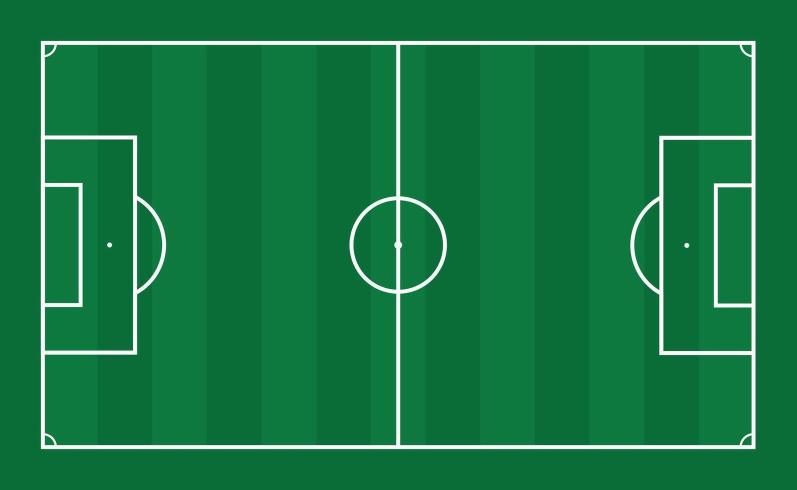
#> input picture tracking_data/pitch_reference.jpg, 1593 x 980 px, given in place of 08fd33_4.mp4, which was not available (shown at 1/2 size)
$ python generate_heatmap.py
#> lines starting #> are read from the running program, lines starting #| are printed output that depends on the picture; after the words box and inside, x2 and y2 are one past the last pixel; in counts of white or black regions, pixels touching at a corner belong together
import cv2
import numpy as np
import os

# === Settings ===
VIDEO_PATH = "input_videos/08fd33_4.mp4"   # change if needed
OUT_HEATMAP = "output_videos/player_heatmap.jpg"
OUT_OVERLAY = "output_videos/player_heatmap_overlay.jpg"  # optional overlay on first frame
SCALE = 8                # pixels per meter for bird-eye image (tweak for size/detail)
BG_SAMPLES = 8           # how many frames to sample to build median background
HEATMAP_SAMPLES = 120    # how many frames to sample across the video to build heatmap
BLUR_KSIZE = (15, 15)    # smoothing kernel on final heatmap
DIFF_THRESH = 30         # threshold for motion detection (gray diff -> mask)
MIN_FRAME_READ = 20      # fallback minimum number of samples
# ==================

os.makedirs(os.path.dirname(OUT_HEATMAP), exist_ok=True)

cap = cv2.VideoCapture(VIDEO_PATH)
if not cap.isOpened():
    raise RuntimeError(f"Cannot open video: {VIDEO_PATH}")

frame_count = int(cap.get(cv2.CAP_PROP_FRAME_COUNT) or 0)
fps = cap.get(cv2.CAP_PROP_FPS) or 25.0
ret, first_frame = cap.read()
#> first_frame is the input picture: shape (980, 1593, 3); mean B, G, R 66.8, 119.6, 22
if not ret:
    cap.release()
    raise RuntimeError("Failed to read first frame")

h, w = first_frame.shape[:2]
#> h = 980; w = 1593

# === Homography (from your ViewTransformer earlier) ===
src_pts = np.array([
    [110, 1035],
    [265, 275],
    [910, 260],
    [1640, 915]
], dtype=np.float32)

# pitch dimensions used previously
court_width_m = 68.0
court_length_m = 23.32

dst_w = int(court_width_m * SCALE)
dst_h = int(court_length_m * SCALE)

dst_pts = np.array([
    [0, dst_h],
    [0, 0],
    [dst_w, 0],
    [dst_w, dst_h]
], dtype=np.float32)

M = cv2.getPerspectiveTransform(src_pts, dst_pts)
heatmap_accum = np.zeros((dst_h, dst_w), dtype=np.float32)

# Build median background from a few samples
num_bg_samples = max(3, min(BG_SAMPLES, frame_count))
bg_indices = np.linspace(0, max(0, frame_count - 1), num=num_bg_samples, dtype=int)
bg_frames = []
for idx in bg_indices:
    cap.set(cv2.CAP_PROP_POS_FRAMES, int(idx))
    ok, f = cap.read()
    if not ok:
        continue
    gray = cv2.cvtColor(f, cv2.COLOR_BGR2GRAY)
    bg_frames.append(gray)
#> this loop made 3 passes
#> pass 1, `gray = cv2.cvtColor(f, cv2.COLOR_BGR2GRAY)`:
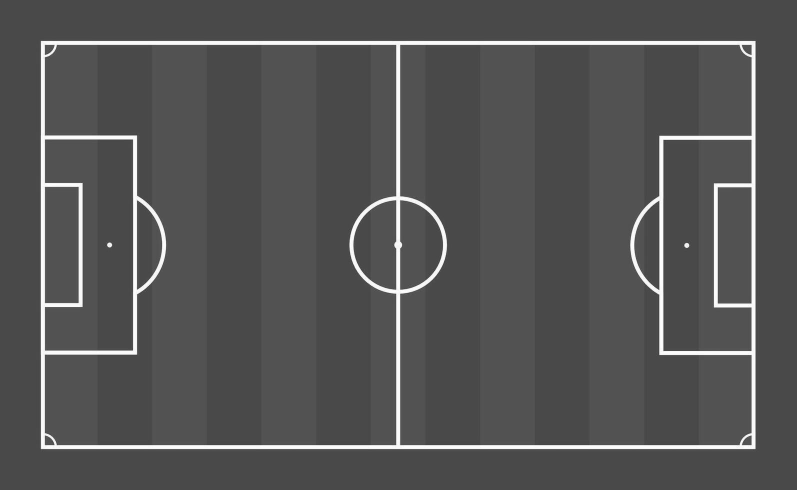
#> gray: shape (980, 1593) (shown at 1/2 size); min 32, max 255, mean 84.3
#> after the loop, bg_frames = 3 items
if not bg_frames:
    cap.release()
    raise RuntimeError("Couldn't collect background frames")

bg_median = np.median(np.stack(bg_frames, axis=0), axis=0).astype(np.uint8)

# Sample a limited number of frames evenly across the video
target_samples = max(MIN_FRAME_READ, min(HEATMAP_SAMPLES, int((frame_count / max(1,fps)) * 4)))
indices = np.linspace(0, max(0, frame_count - 1), num=target_samples, dtype=int)

kernel = cv2.getStructuringElement(cv2.MORPH_ELLIPSE, (3,3))
processed = 0
for idx in indices:
    cap.set(cv2.CAP_PROP_POS_FRAMES, int(idx))
    ok, f = cap.read()
    if not ok:
        continue
    gray = cv2.cvtColor(f, cv2.COLOR_BGR2GRAY)
    diff = cv2.absdiff(gray, bg_median)
    _, mask = cv2.threshold(diff, DIFF_THRESH, 255, cv2.THRESH_BINARY)
    mask = cv2.morphologyEx(mask, cv2.MORPH_OPEN, kernel, iterations=1)
    mask = cv2.morphologyEx(mask, cv2.MORPH_DILATE, kernel, iterations=1)
    warped = cv2.warpPerspective(mask, M, (dst_w, dst_h), flags=cv2.INTER_LINEAR)
    heatmap_accum += (warped.astype(np.float32) / 255.0)
    processed += 1
#> after the loop, processed = 20

cap.release()

if processed == 0:
    raise RuntimeError("No frames processed for heatmap (try increasing samples or check video)")

# Smooth and colorize
heatmap_blur = cv2.GaussianBlur(heatmap_accum, BLUR_KSIZE, 0)
heatmap_norm = cv2.normalize(heatmap_blur, None, 0, 255, cv2.NORM_MINMAX).astype(np.uint8)
heatmap_color = cv2.applyColorMap(heatmap_norm, cv2.COLORMAP_JET)
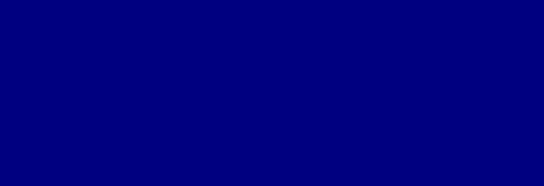
#> heatmap_color: shape (186, 544, 3); mean B, G, R 128, 0, 0
# add a pitch outline for context
cv2.rectangle(heatmap_color, (1,1), (dst_w-2, dst_h-2), (255,255,255), 2)
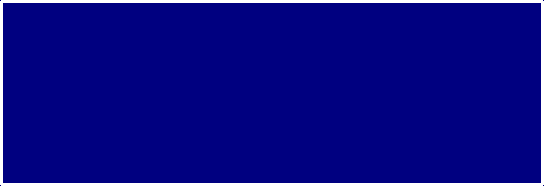
#> heatmap_color: shape (186, 544, 3); 4.29% of pixels changed, all inside (x1, y1, x2, y2) = (0, 0, 544, 186)
cv2.imwrite(OUT_HEATMAP, heatmap_color)
print(f"Heatmap saved to {OUT_HEATMAP} (processed samples: {processed})")
#| Heatmap saved to output_videos/player_heatmap.jpg (processed samples: 20)

# OPTIONAL: overlay heatmap on first frame (inverse-warp to video-plane)
# Resize heatmap_color to first_frame size by inverse-warping or simple overlay at corner.
# Here we optionally place the top-down heatmap at top-left (scaled) onto the first frame.
overlay = first_frame.copy()
# scale up or down heatmap to fit small corner, or inverse-warp for exact alignment.
corner_h = int(dst_h)
corner_w = int(dst_w)
if corner_h < overlay.shape[0] and corner_w < overlay.shape[1]:
    # resize small heatmap to fit corner for visualization
    resized = cv2.resize(heatmap_color, (corner_w, corner_h))
    alpha = 0.6
    overlay[0:corner_h, 0:corner_w] = cv2.addWeighted(overlay[0:corner_h, 0:corner_w], 1-alpha, resized, alpha, 0)
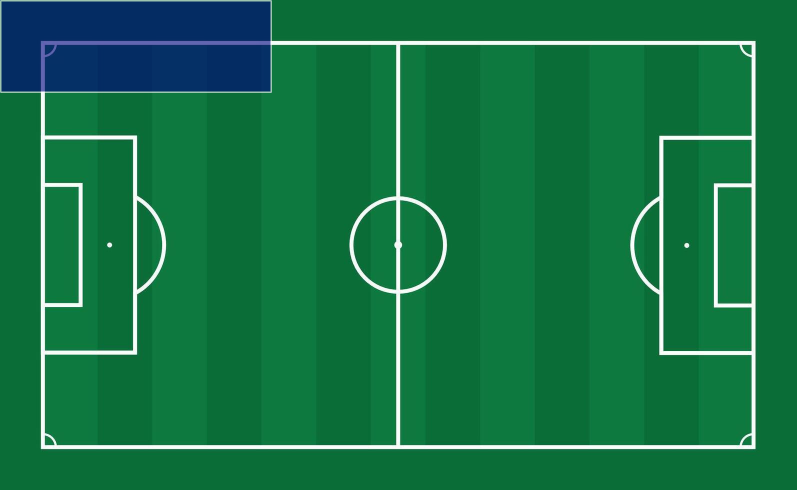
#> overlay: shape (980, 1593, 3) (shown at 1/2 size); 6.48% of pixels changed, all inside (x1, y1, x2, y2) = (0, 0, 544, 186)
    cv2.imwrite(OUT_OVERLAY, overlay)
    print(f"Overlay image saved to {OUT_OVERLAY}")
